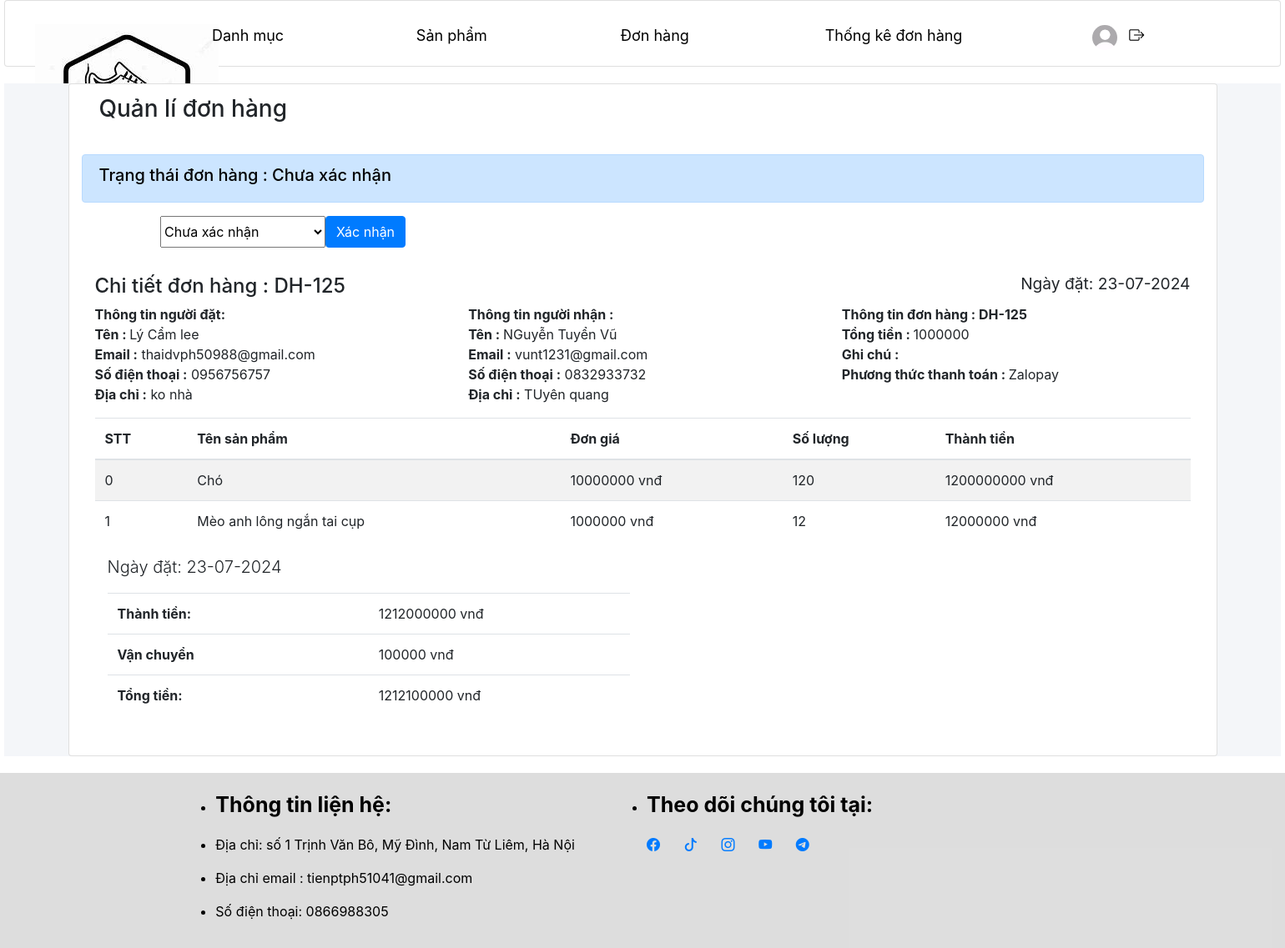
Page /admin/?act=chi-tiet-don-hang&don_hang_id=2 (signed in) on the earlier database version.
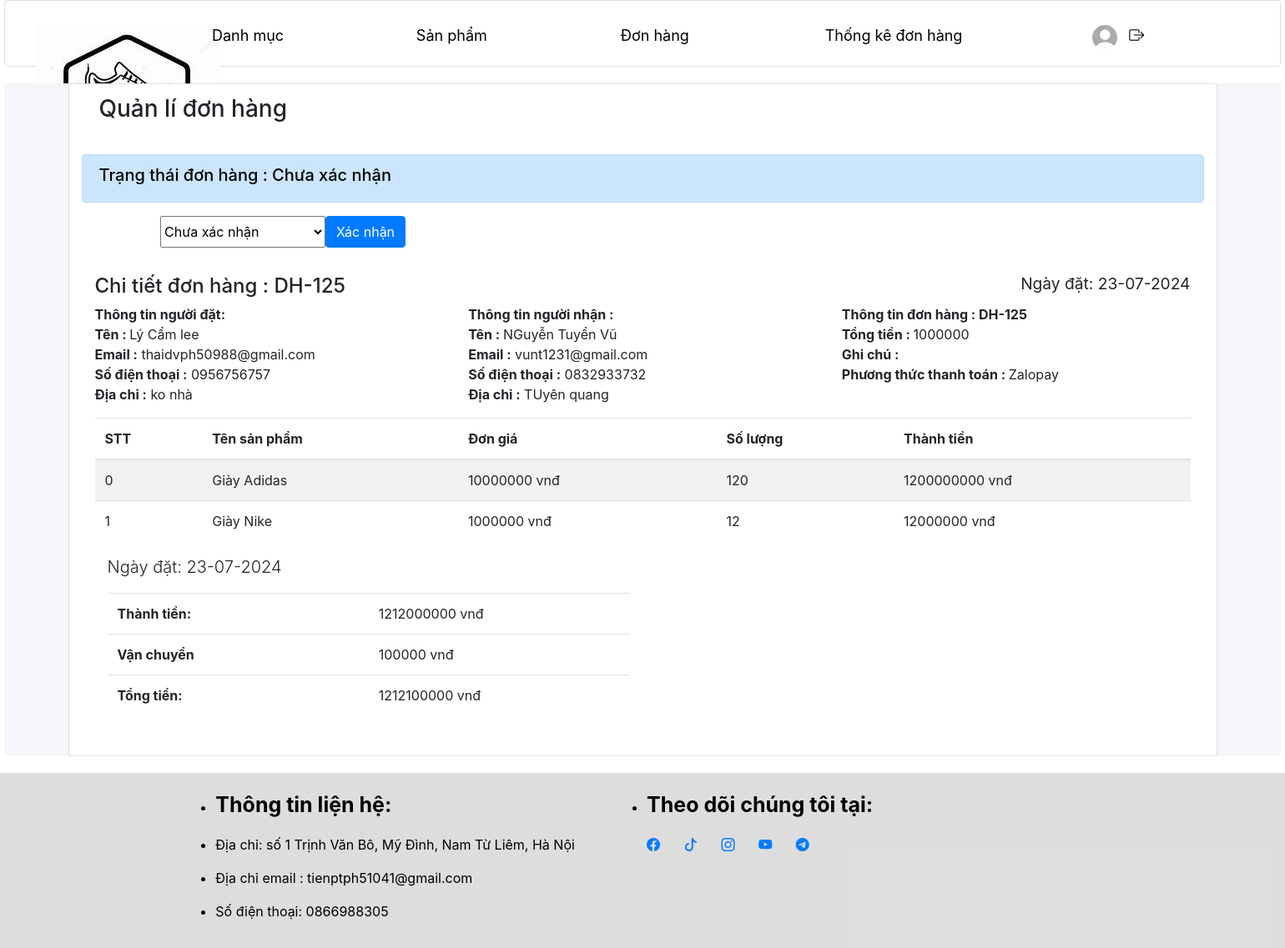
Same page on the later database version.
### tables this page shows
CREATE TABLE `don_hangs` (
  `id` int NOT NULL,
  `ma_don_hang` varchar(20) NOT NULL,
  `tai_khoan_id` int NOT NULL,
  `ten_nguoi_nhan` varchar(50) NOT NULL,
  `email_nguoi_nhan` varchar(200) DEFAULT NULL,
  `sdt_nguoi_nhan` varchar(10) NOT NULL,
  `ngay_dat` date NOT NULL,
  `tong_tien` decimal(10,0) NOT NULL,
  `ghi_chu` varchar(255) NOT NULL,
  `phuong_thuc_thanh_toan_id` int NOT NULL,
  `trang_thai_id` int NOT NULL,
  `dia_chi_nguoi_nhan` text NOT NULL
);

CREATE TABLE `trang_thai_don_hangs` (
  `id` int NOT NULL,
  `ten_trang_thai` varchar(255) NOT NULL
);

CREATE TABLE `tai_khoans` (
  `id` int NOT NULL,
  `ho_ten` varchar(50) NOT NULL,
  `hinh_anh` text,
  `ngay_sinh` date NOT NULL,
  `email` varchar(50) NOT NULL,
  `so_dien_thoai` varchar(10) NOT NULL,
  `gioi_tinh` varchar(10) NOT NULL,
  `dia_chi` varchar(255) NOT NULL,
  `mat_khau` varchar(50) NOT NULL,
  `chuc_vu_id` int NOT NULL,
  `trang_thai` varchar(50) NOT NULL DEFAULT 'Hoạt động',
  `ten_dang_nhap` varchar(100) NOT NULL
);

CREATE TABLE `phuong_thuc_thanh_toans` (
  `id` int NOT NULL,
  `ten_phuong_thuc` varchar(255) NOT NULL
);

CREATE TABLE `chi_tiet_don_hangs` (
  `id` int NOT NULL,
  `don_hang_id` int NOT NULL,
  `san_pham_id` int NOT NULL,
  `don_gia` decimal(10,0) NOT NULL,
  `so_luong` int NOT NULL,
  `thanh_tien` decimal(10,0) NOT NULL
);

CREATE TABLE `san_phams` (
  `id` int NOT NULL,
  `ten_san_pham` varchar(255) NOT NULL,
  `gia_san_pham` decimal(10,0) NOT NULL,
  `gia_khuyen_mai` decimal(10,0) NOT NULL,
  `hinh_anh` text,
  `so_luong` int NOT NULL,
  `luot_xem` int DEFAULT '0',
  `ngay_nhap` date NOT NULL,
  `mo_ta` text,
  `danh_muc_id` int NOT NULL,
  `trang_thai` varchar(50) NOT NULL
);

### admin/controllers/adminDonHangController.php (called while the page is built, shortened)
<?php
class adminDonHangController
{
    public $modelDonHang;
    public function __construct()
    {
        $this->modelDonHang = new modelDonHang;
    }
    public function chiTietDonHang(){
        $id = $_GET['don_hang_id'];
        $detailDonHang = $this->modelDonHang->getDetailDonHang($id);
        $listSanPhamDonhang = $this->modelDonHang->getListSPDonHang($id);
        $listTrangThai = $this->modelDonHang->getAllTrangThai();
        require './views/donHang/chiTietDonHang.php';
    }
}

### commons/function.php (called while the page is built, shortened)
<?php
function connectDB() {
    $host = DB_HOST;
    $port = DB_PORT;
    $dbname = DB_NAME;
    try {
        $conn = new PDO("mysql:host=$host;port=$port;dbname=$dbname", DB_USERNAME, DB_PASSWORD);
        $conn->setAttribute(PDO::ATTR_ERRMODE, PDO::ERRMODE_EXCEPTION);
        $conn->setAttribute(PDO::ATTR_DEFAULT_FETCH_MODE, PDO::FETCH_ASSOC);
        return $conn;
    } catch (PDOException $e) {
        echo ("Connection failed: " . $e->getMessage());
    }
}
function formatDate($date){
    return date("d-m-Y", strtotime($date));
}

### admin/models/modelDonHang.php (called while the page is built, shortened)
<?php
class modelDonHang
{
    public $conn;
    public function __construct()
    {
        $this->conn = connectDB();
    }
    public function getDetailDonHang($id)
    {
        try {
            $sql = "SELECT *,trang_thai_don_hangs.id FROM don_hangs
            INNER JOIN tai_khoans on tai_khoans.id = don_hangs.tai_khoan_id
            INNER JOIN phuong_thuc_thanh_toans on phuong_thuc_thanh_toans.id = don_hangs.phuong_thuc_thanh_toan_id
            INNER JOIN trang_thai_don_hangs on trang_thai_don_hangs.id = don_hangs.trang_thai_id
            WHERE don_hangs.id = :id";
            $stmt = $this->conn->prepare($sql);
            $stmt->execute([
                ':id' => $id
            ]);
            return $stmt->fetch();
        } catch (Exception $e) {
            echo "ERROR" . $e->getMessage();
        }
    }
    public function getListSPDonHang($id){
        try {
            $sql = "SELECT * FROM don_hangs
            INNER JOIN chi_tiet_don_hangs on chi_tiet_don_hangs.don_hang_id = don_hangs.id
            INNER JOIN san_phams on san_phams.id = chi_tiet_don_hangs.san_pham_id
            WHERE don_hangs.id = :id";
            $stmt = $this->conn->prepare($sql);
            $stmt->execute([
                ':id' => $id
            ]);
            return $stmt->fetchAll();
        } catch (Exception $e) {
            echo "ERROR" . $e->getMessage();
        }
    }
    public function getAllTrangThai(){
        try{
            $sql = "SELECT * FROM trang_thai_don_hangs";
            $stmt = $this->conn->prepare($sql);
            $stmt->execute();
            return $stmt->fetchAll();
        }catch(Exception $e){
            echo "ERROR".$e->getMessage();
        }
    }
}

### admin/views/donHang/chiTietDonHang.php (the view, shortened to what the rows shown need)
<?php
require './views/layout/header.php';
require './views/layout/navbar.php';
?>
<div class="layout" style="background-color:  #f4f6f9;">
  <section style="margin:20px auto; width:90%;" class="content card">
    <div class="container-fluid">
      <div class="row">
        <div class="col-12">
          <div class="alert">
            <h3 class=""><i class="fas fa-info"></i>Quản lí đơn hàng</h3>
          </div>
          <?php
          $bgcolor = '';
          if($detailDonHang['trang_thai_id'] <=3){
            $bgcolor = 'primary';
          }elseif($detailDonHang['trang_thai_id'] <= 7){
            $bgcolor = 'warning';
          }elseif($detailDonHang['trang_thai_id'] <= 8){
            $bgcolor = 'success';
          }
          elseif($detailDonHang['trang_thai_id'] <= 9){
            $bgcolor = 'warning';
          }
          elseif($detailDonHang['trang_thai_id'] <= 10){
            $bgcolor = 'danger';
          }
?>
          <div class="alert alert-<?= $bgcolor ?>">
            <h5 style="color:black;">Trạng thái đơn hàng : <?= $detailDonHang['ten_trang_thai'] ?></h5>
          </div>
          <div class="form-group row col-md-12">
            <div class="col-md-1"></div>
            <form action="<?= BASE_URL_ADMIN . '?act=post-trang-thai&id_don_hang=' . $id ?>" method="POST" class="row ">
              <select name="trang_thai" id="">
                <?php foreach ($listTrangThai as $key => $trangThai) : ?>
                  <option <?= $trangThai['id'] == $detailDonHang['trang_thai_id'] ? 'selected' : '' ?>
                    <?php
                    if($trangThai['id'] < $detailDonHang['trang_thai_id']
                    || $detailDonHang['trang_thai_id'] == 8
                    || $detailDonHang['trang_thai_id'] == 9
                    || $detailDonHang['trang_thai_id'] == 10
                    ){
                      echo "disabled";
                    }
                     ?>
                     value="<?= $trangThai['id'] ?> "><?= $trangThai['ten_trang_thai'] ?></option>
                <?php endforeach; ?>
              </select>
              <button type="submit" class="btn btn-primary">Xác nhận</button>
            </form>
          </div>
          <div class="invoice p-3 mb-3">
            <div class="row">
              <div class="col-12">
                <h4>
                  <i class="fas fa-globe"></i> Chi tiết đơn hàng : <?= $detailDonHang['ma_don_hang'] ?>
                  <small class="float-right">Ngày đặt: <?= formatDate($detailDonHang['ngay_dat']) ?></small>
                </h4>
              </div>
            </div>
            <div class="row invoice-info">
              <div class="col-sm-4 invoice-col">
                <address>
                  <strong>Thông tin người đặt: </strong><br>
                  <b>Tên : </b> <?= $detailDonHang['ho_ten'] ?><br>
                  <b>Email :</b> <?= $detailDonHang['email'] ?><br>
                  <b>Số điện thoại :</b> <?= $detailDonHang['so_dien_thoai'] ?><br>
                  <b>Địa chỉ :</b> <?= $detailDonHang['dia_chi'] ?><br>
                </address>
              </div>
              <div class="col-sm-4 invoice-col">
                <address>
                  <strong> Thông tin người nhận :</strong><br>
                  <b>Tên : </b> <?= $detailDonHang['ten_nguoi_nhan'] ?><br>
                  <b>Email :</b> <?= $detailDonHang['email_nguoi_nhan'] ?><br>
                  <b>Số điện thoại :</b> <?= $detailDonHang['sdt_nguoi_nhan'] ?><br>
                  <b>Địa chỉ :</b> <?= $detailDonHang['dia_chi_nguoi_nhan'] ?><br>
                </address>
              </div>
              <div class="col-sm-4 invoice-col">
                <strong> Thông tin đơn hàng : <?= $detailDonHang['ma_don_hang'] ?></strong><br>
                <b>Tổng tiền : </b> <?= $detailDonHang['tong_tien'] ?><br>
                <b>Ghi chú : </b><?= $detailDonHang['ghi_chu'] ?><br>
                <b>Phương thức thanh toán : </b><?= $detailDonHang['ten_phuong_thuc'] ?><br>
              </div>
            </div>
            <div class="row">
              <div class="col-12 table-responsive">
                <table class="table table-striped">
                  <thead>
                    <tr>
                      <th>STT</th>
                      <th>Tên sản phẩm</th>
                      <th> Đơn giá</th>
                      <th>Số lượng</th>
                      <th>Thành tiền</th>
                    </tr>
                  </thead>
                  <tbody>
                    <?php $thanhtien = 0; ?>
                    <?php foreach ($listSanPhamDonhang as $key => $sanPham) : ?>
                      <tr>
                        <td><?= $key  ?></td>
                        <td><?= $sanPham['ten_san_pham'] ?></td>
                        <td><?= $sanPham['don_gia'] ?> vnđ</td>
                        <td><?= $sanPham['so_luong'] ?></td>
                        <td><?= $tong_tien = $sanPham['don_gia'] *  $sanPham['so_luong'] ?> vnđ</td>
                      </tr>
                      <?php $thanhtien += $tong_tien; ?>
                    <?php endforeach; ?>
                  </tbody>
                </table>
              </div>
            </div>
            <div class="col-6">
              <p class="lead">Ngày đặt: <?= formatDate($detailDonHang['ngay_dat']) ?></p>
              <div class="table-responsive">
                <table class="table">
                  <tr>
                    <th style="width:50%">Thành tiền:</th>
                    <td><?= $thanhtien ?> vnđ</td>
                  </tr>
                  <tr>
                    <th>Vận chuyển</th>
                    <td>100000 vnđ</td>
                  </tr>
                  <tr>
                    <th>Tổng tiền:</th>
                    <td> <?= $thanhtien += 100000 ?> vnđ</td>
                  </tr>
                </table>
              </div>
            </div>
          </div>
        </div>
      </div>
    </div>
</div>
</div>
<?php require './views/layout/footer.php'; ?>

Differences in the rows shown:
changed through a linked row, chi_tiet_don_hangs: san_pham.ten_san_pham "Chó" → "Giày Adidas"
changed through a linked row, chi_tiet_don_hangs: san_pham.ten_san_pham "Mèo anh lông ngắn tai cụp" → "Giày Nike"
